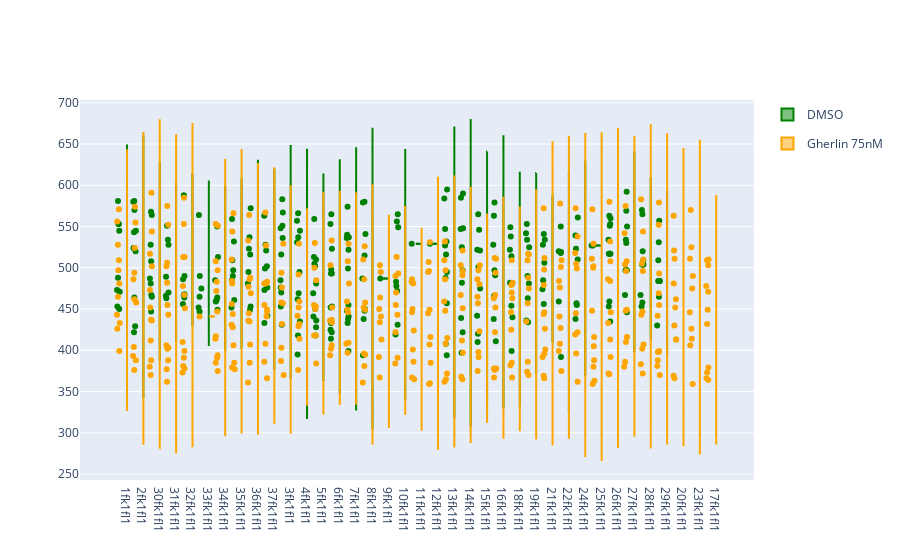

Notebook code cell kept with this figure:
### Code cell
graphof = "MEDIAN_GFP"
graphaparamater(graphof)
# treatment = 'DMSO'
# graphaparamater(graphof,treatment)
# treatment = 'gherlin 75nM'
# graphaparamater(graphof,treatment)

### Figure 1 — Plotly figure (JSON) as saved in the notebook; plotly's stock layout.template omitted (floating-point values rounded to 4 significant figures; data arrays with more than 128 entries replaced by an {"elided": "..."} marker saying what was removed)
{"data": [{"legendgroup": "DMSO", "line": {"color": "green"}, "meanline": {"visible": true}, "name": "DMSO", "points": "all", "scalegroup": "DMSO", "side": "negative", "type": "violin", "x": {"elided": "279 str values"}, "y": {"elided": "279 int values"}}, {"legendgroup": "Gherlin 75nM", "line": {"color": "orange"}, "meanline": {"visible": true}, "name": "Gherlin 75nM", "points": "all", "scalegroup": "Gherlin 75nM", "side": "positive", "type": "violin", "x": {"elided": "389 str values"}, "y": {"elided": "389 int values"}}], "layout": {"violingap": 0, "violinmode": "overlay"}}
